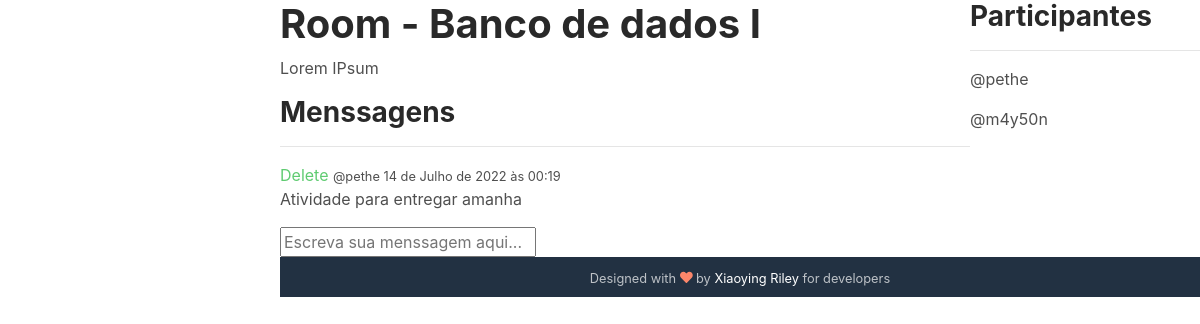
/room/6 (signed in), run on an earlier commit of the app's database.
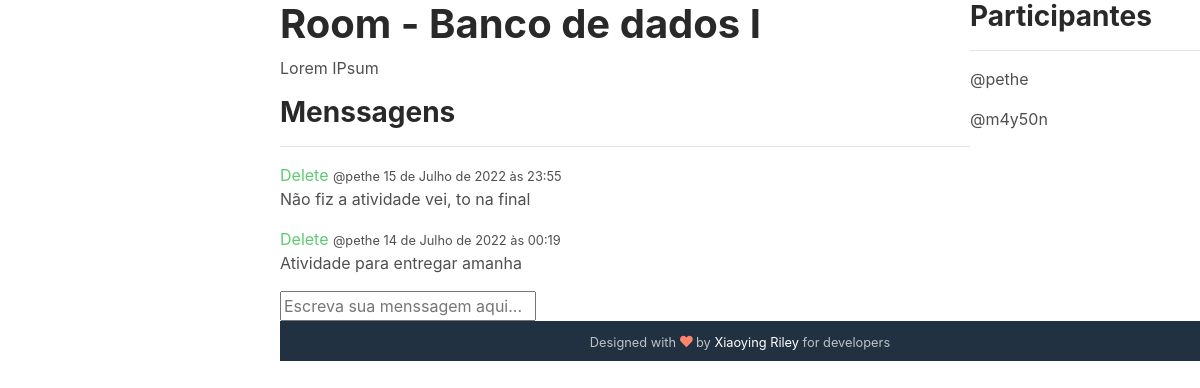
And on a later commit of the database.
### base/models.py (models this page shows, shortened)
class Message(models.Model):
    user = models.ForeignKey(User, on_delete=models.CASCADE)
    room = models.ForeignKey(Room, on_delete=models.CASCADE)
    body = models.TextField()
    update = models.DateTimeField(auto_now=True)
    created = models.DateTimeField(auto_now_add=True)

### base/views.py (the view)
# urls.py: path('room/<str:pk>', views.room, name="room"),
def room(request, pk):
    if not(request.user.is_authenticated):
        return redirect('login')
    room = Room.objects.get(id=pk)
    room_messages = room.message_set.all().order_by('-created')
    participantes = room.participants.all()
    if request.method == 'POST':
        message = Message.objects.create(
            user=request.user, room=room, body=request.POST.get('body')
        )
        room.participants.add(request.user)
        return redirect('room', pk=room.id)
    context = {'room': room, 'room_messages': room_messages,
               'participantes': participantes}
    return render(request, 'base/room.html', context)

### base/templates/base/room.html (shortened to what this page needs)
{% extends 'main.html' %}
{% block content %}
<div class="room-container">
    <div>
        <h1>Room - {{room.name}}</h1>
        <p>{{room.desc}}</p>
        <div class="comment-wrapper">
            <h3>Menssagens</h3>
            <hr>
            {% for message in room_messages %}
                <div>
                    {% if request.user == message.user %}
                        <a href="{% url 'delete-message' message.id %}">Delete</a>
                    {% endif %}
                    <small>@{{message.user}} {{message.created}}</small>
                    <p>{{message.body}}</p>
                </div>
            {% endfor %}
            <div class="comment-form">
                <form action="" method="post">
                    <input type="text" name="body" placeholder="Escreva sua menssagem aqui...">
                </form>
            </div>
        </div>
    </div>
    <div>
        <h3>Participantes</h3>
        <hr>
        {% for user in participantes %}
            <div>
                <p>@{{user.username}}</p>
            </div>
        {% endfor %}
    </div>
</div>
{% endblock %}

What changed in the data, as far as the page shows it:
added Message: shows "Delete", user "pethe", created "15 de Julho de 2022 às 23:55", body "Não fiz a atividade vei, to na final"
